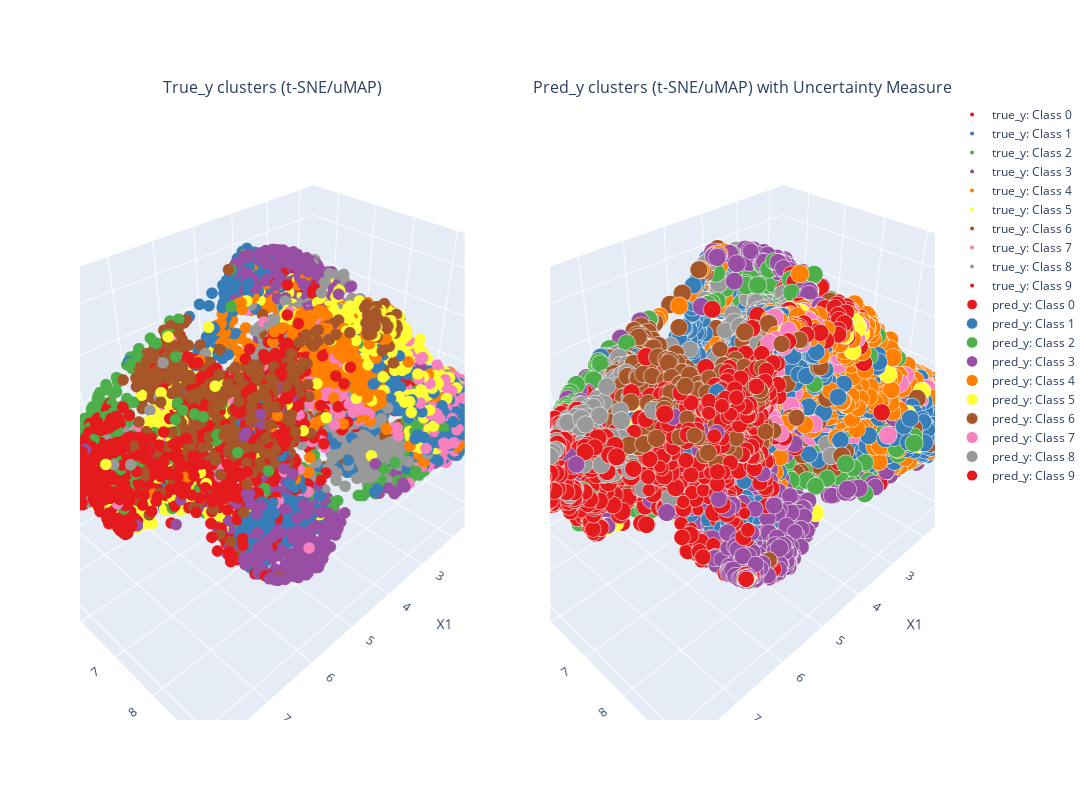

The cell this chart's notebook holds for it:
### Code cell
# BNN-VI-Mean-Field with PCA on non-Linear-10D dataset

task_type = "classification"  # "regression" or "classification"
hid_dims = [30, 20]
prior_scale = 5.0
num_train = 500  # samples/steps
num_test = 100  # samples

print('Getting Dataset...', end=' ')
# train_X, train_y, test_X, test_y = get_MNIST_dataset()
# train_X, train_y, test_X, test_y = get_digits_dataset()
train_X, train_y, test_X, test_y = get_NonLinear_dataset(
    n_samples=50000,
    n_features=10,
    n_classes=10,
    n_clusters_per_class=3,
    n_informative=5,
    class_sep=2.0,
    nonlinear_strength=0.6,
    )
print(f'{train_X.shape[1]}D')
train_X, test_X = apply_PCA(train_X, test_X, explained_var_threshold=0.9)
bnn = BNN(in_dim=train_X.shape[1], out_dim=len(torch.unique(train_y)), hid_dims=hid_dims, hid_layers=len(hid_dims), prior_scale=prior_scale, task_type=task_type)
# bnn.fit_MCMC(train_X, train_y, num_samples=num_train)
bnn.fit_VI(train_X, train_y, num_steps=num_train, lr=1e-3)
print('Training Done.')
pred_y, pred_uncertainty = bnn.predict(test_X, num_samples=min(num_train, num_test))
print('Prediction Done.')
get_stats(task_type, pred_y, pred_uncertainty, test_y)
plot_3d_classification(test_X, test_y, pred_y, pred_uncertainty)

### Figure 1 — Plotly figure (JSON) as saved in the notebook; plotly's stock layout.template omitted (floating-point values rounded to 4 significant figures; data arrays with more than 128 entries replaced by an {"elided": "..."} marker saying what was removed)
{"data": [{"marker": {"color": "rgb(228,26,28)", "opacity": 1, "size": 4}, "mode": "markers", "name": "true_y: Class 0", "scene": "scene", "type": "scatter3d", "x": {"elided": "1000 float values"}, "y": {"elided": "1000 float values"}, "z": {"elided": "1000 float values"}}, {"marker": {"color": "rgb(55,126,184)", "opacity": 1, "size": 4}, "mode": "markers", "name": "true_y: Class 1", "scene": "scene", "type": "scatter3d", "x": {"elided": "1001 float values"}, "y": {"elided": "1001 float values"}, "z": {"elided": "1001 float values"}}, {"marker": {"color": "rgb(77,175,74)", "opacity": 1, "size": 4}, "mode": "markers", "name": "true_y: Class 2", "scene": "scene", "type": "scatter3d", "x": {"elided": "999 float values"}, "y": {"elided": "999 float values"}, "z": {"elided": "999 float values"}}, {"marker": {"color": "rgb(152,78,163)", "opacity": 1, "size": 4}, "mode": "markers", "name": "true_y: Class 3", "scene": "scene", "type": "scatter3d", "x": {"elided": "1002 float values"}, "y": {"elided": "1002 float values"}, "z": {"elided": "1002 float values"}}, {"marker": {"color": "rgb(255,127,0)", "opacity": 1, "size": 4}, "mode": "markers", "name": "true_y: Class 4", "scene": "scene", "type": "scatter3d", "x": {"elided": "1002 float values"}, "y": {"elided": "1002 float values"}, "z": {"elided": "1002 float values"}}, {"marker": {"color": "rgb(255,255,51)", "opacity": 1, "size": 4}, "mode": "markers", "name": "true_y: Class 5", "scene": "scene", "type": "scatter3d", "x": {"elided": "1000 float values"}, "y": {"elided": "1000 float values"}, "z": {"elided": "1000 float values"}}, {"marker": {"color": "rgb(166,86,40)", "opacity": 1, "size": 4}, "mode": "markers", "name": "true_y: Class 6", "scene": "scene", "type": "scatter3d", "x": {"elided": "999 float values"}, "y": {"elided": "999 float values"}, "z": {"elided": "999 float values"}}, {"marker": {"color": "rgb(247,129,191)", "opacity": 1, "size": 4}, "mode": "markers", "name": "true_y: Class 7", "scene": "scene", "type": "scatter3d", "x": {"elided": "1001 float values"}, "y": {"elided": "1001 float values"}, "z": {"elided": "1001 float values"}}, {"marker": {"color": "rgb(153,153,153)", "opacity": 1, "size": 4}, "mode": "markers", "name": "true_y: Class 8", "scene": "scene", "type": "scatter3d", "x": {"elided": "995 float values"}, "y": {"elided": "995 float values"}, "z": {"elided": "995 float values"}}, {"marker": {"color": "rgb(228,26,28)", "opacity": 1, "size": 4}, "mode": "markers", "name": "true_y: Class 9", "scene": "scene", "type": "scatter3d", "x": {"elided": "1001 float values"}, "y": {"elided": "1001 float values"}, "z": {"elided": "1001 float values"}}, {"marker": {"color": "rgb(228,26,28)", "opacity": 1, "size": {"elided": "1524 float values"}}, "mode": "markers", "name": "pred_y: Class 0", "scene": "scene2", "type": "scatter3d", "x": {"elided": "1524 float values"}, "y": {"elided": "1524 float values"}, "z": {"elided": "1524 float values"}}, {"marker": {"color": "rgb(55,126,184)", "opacity": 1, "size": {"elided": "1320 float values"}}, "mode": "markers", "name": "pred_y: Class 1", "scene": "scene2", "type": "scatter3d", "x": {"elided": "1320 float values"}, "y": {"elided": "1320 float values"}, "z": {"elided": "1320 float values"}}, {"marker": {"color": "rgb(77,175,74)", "opacity": 1, "size": {"elided": "1248 float values"}}, "mode": "markers", "name": "pred_y: Class 2", "scene": "scene2", "type": "scatter3d", "x": {"elided": "1248 float values"}, "y": {"elided": "1248 float values"}, "z": {"elided": "1248 float values"}}, {"marker": {"color": "rgb(152,78,163)", "opacity": 1, "size": {"elided": "1004 float values"}}, "mode": "markers", "name": "pred_y: Class 3", "scene": "scene2", "type": "scatter3d", "x": {"elided": "1004 float values"}, "y": {"elided": "1004 float values"}, "z": {"elided": "1004 float values"}}, {"marker": {"color": "rgb(255,127,0)", "opacity": 1, "size": {"elided": "1056 float values"}}, "mode": "markers", "name": "pred_y: Class 4", "scene": "scene2", "type": "scatter3d", "x": {"elided": "1056 float values"}, "y": {"elided": "1056 float values"}, "z": {"elided": "1056 float values"}}, {"marker": {"color": "rgb(255,255,51)", "opacity": 1, "size": {"elided": "296 float values"}}, "mode": "markers", "name": "pred_y: Class 5", "scene": "scene2", "type": "scatter3d", "x": {"elided": "296 float values"}, "y": {"elided": "296 float values"}, "z": {"elided": "296 float values"}}, {"marker": {"color": "rgb(166,86,40)", "opacity": 1, "size": {"elided": "1148 float values"}}, "mode": "markers", "name": "pred_y: Class 6", "scene": "scene2", "type": "scatter3d", "x": {"elided": "1148 float values"}, "y": {"elided": "1148 float values"}, "z": {"elided": "1148 float values"}}, {"marker": {"color": "rgb(247,129,191)", "opacity": 1, "size": {"elided": "420 float values"}}, "mode": "markers", "name": "pred_y: Class 7", "scene": "scene2", "type": "scatter3d", "x": {"elided": "420 float values"}, "y": {"elided": "420 float values"}, "z": {"elided": "420 float values"}}, {"marker": {"color": "rgb(153,153,153)", "opacity": 1, "size": {"elided": "1102 float values"}}, "mode": "markers", "name": "pred_y: Class 8", "scene": "scene2", "type": "scatter3d", "x": {"elided": "1102 float values"}, "y": {"elided": "1102 float values"}, "z": {"elided": "1102 float values"}}, {"marker": {"color": "rgb(228,26,28)", "opacity": 1, "size": {"elided": "882 float values"}}, "mode": "markers", "name": "pred_y: Class 9", "scene": "scene2", "type": "scatter3d", "x": {"elided": "882 float values"}, "y": {"elided": "882 float values"}, "z": {"elided": "882 float values"}}], "layout": {"annotations": [{"font": {"size": 16}, "showarrow": false, "text": "True_y clusters (t-SNE/uMAP)", "x": 0.225, "xanchor": "center", "xref": "paper", "y": 1, "yanchor": "bottom", "yref": "paper"}, {"font": {"size": 16}, "showarrow": false, "text": "Pred_y clusters (t-SNE/uMAP) with Uncertainty Measure", "x": 0.775, "xanchor": "center", "xref": "paper", "y": 1, "yanchor": "bottom", "yref": "paper"}], "height": 800, "scene": {"domain": {"x": [0, 0.45], "y": [0, 1]}, "xaxis": {"title": {"text": "X1"}}, "yaxis": {"title": {"text": "X2"}}, "zaxis": {"title": {"text": "X3"}}}, "scene2": {"domain": {"x": [0.55, 1], "y": [0, 1]}, "xaxis": {"title": {"text": "X1"}}, "yaxis": {"title": {"text": "X2"}}, "zaxis": {"title": {"text": "X3"}}}, "width": 1600}}
